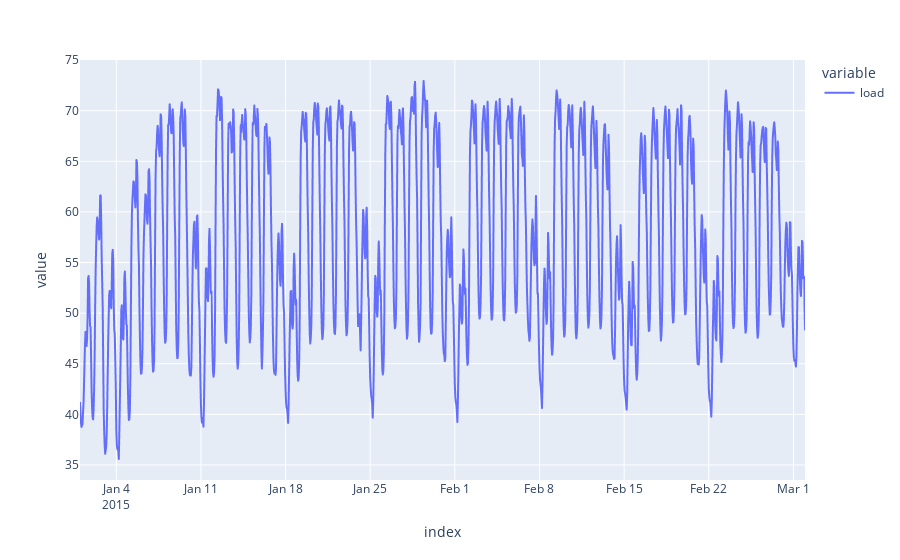

Source (notebook cell):
### Markdown cell above
We can use Python's _slicing_ notation inside `.loc` to select a date range, and then use the built-in plotting feature of Pandas:

### Code cell
ts.loc["2015-01-01":"2015-03-01", "load"].plot()

### Figure 1 — Plotly figure (JSON) as saved in the notebook; plotly's stock layout.template omitted (floating-point values rounded to 4 significant figures; data arrays with more than 128 entries replaced by an {"elided": "..."} marker saying what was removed)
{"data": [{"hovertemplate": "variable=load<br>index=%{x}<br>value=%{y}<extra></extra>", "legendgroup": "load", "line": {"color": "#636efa", "dash": "solid"}, "marker": {"symbol": "circle"}, "mode": "lines", "name": "load", "showlegend": true, "type": "scattergl", "x": {"elided": "1440 str values"}, "xaxis": "x", "y": {"elided": "1440 float values"}, "yaxis": "y"}], "layout": {"legend": {"title": {"text": "variable"}, "tracegroupgap": 0}, "margin": {"t": 60}, "xaxis": {"anchor": "y", "domain": [0, 1], "title": {"text": "index"}}, "yaxis": {"anchor": "x", "domain": [0, 1], "title": {"text": "value"}}}}
